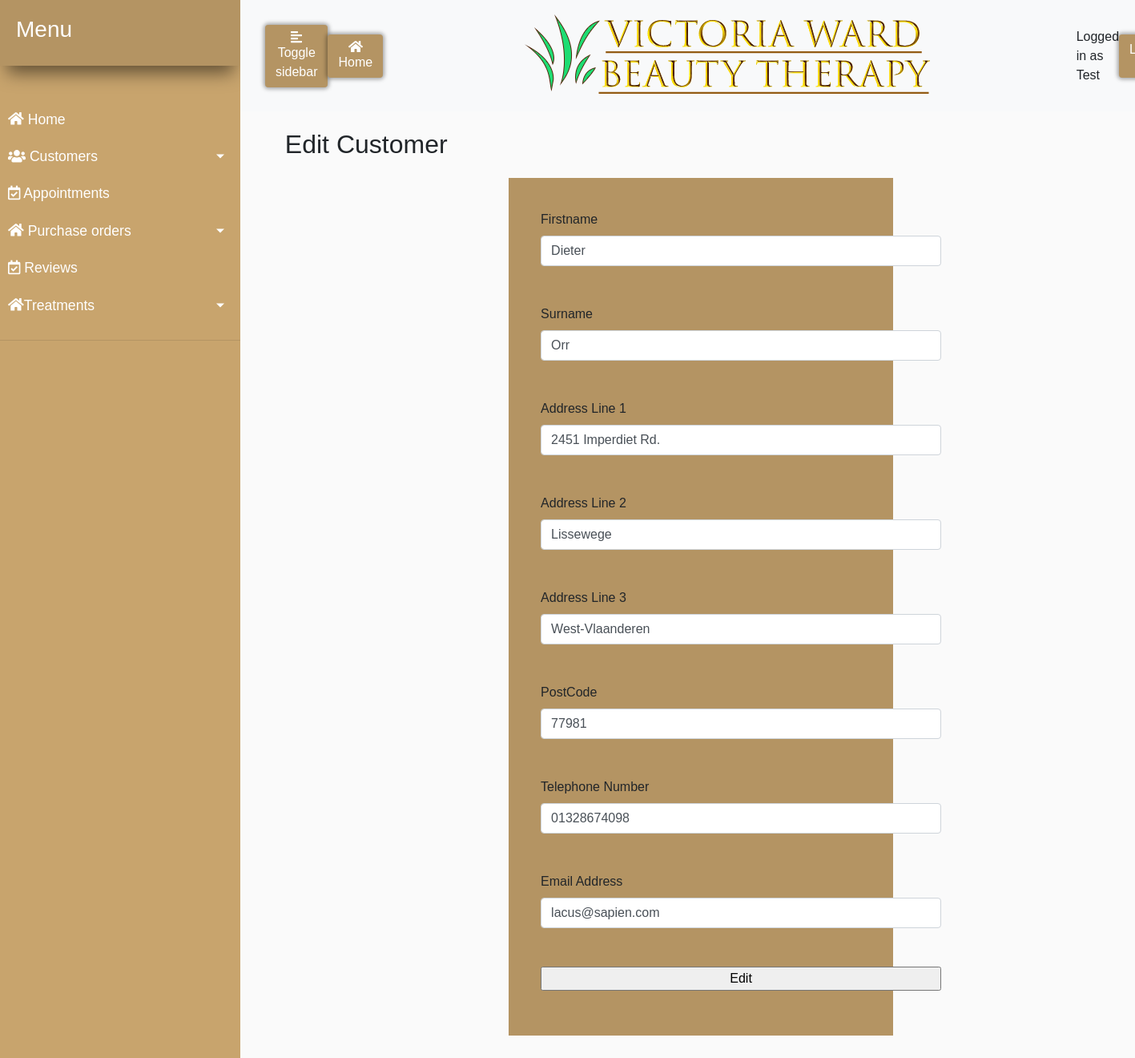
Page /websites/default/public/Customers/editCustomer.php?id=13 (signed in) on the committed database.
### tables this page shows
CREATE TABLE `User` (
  `idUser` int(11) NOT NULL AUTO_INCREMENT,
  `username` varchar(45) DEFAULT NULL,
  `password` varchar(45) DEFAULT NULL,
  PRIMARY KEY (`idUser`)
);

CREATE TABLE `Customers` (
  `idCustomers` int(11) NOT NULL AUTO_INCREMENT,
  `Firstname` varchar(45) DEFAULT NULL,
  `Surname` varchar(45) DEFAULT NULL,
  `Address_Line_1` varchar(45) DEFAULT NULL,
  `Address_Line_2` varchar(45) DEFAULT NULL,
  `Address_Line_3` varchar(45) DEFAULT NULL,
  `PostCode` varchar(45) DEFAULT NULL,
  `Telephone_Number` varchar(45) DEFAULT NULL,
  `Email_Address` varchar(45) DEFAULT NULL,
  `Archived` varchar(1) DEFAULT NULL,
  `Username` varchar(45) DEFAULT NULL,
  `Password` varchar(45) DEFAULT NULL,
  PRIMARY KEY (`idCustomers`)
);

### websites/default/public/Customers/editCustomer.php (the view, shortened to what this page needs)
<?php
if (isset($_SESSION['loggedin']) && $_SESSION['loggedin'] == true){
require "../config.php";
require '../header.php';
   $customer = $pdo->query('SELECT * FROM Customers WHERE idCustomers = '. $_GET['id'])->fetch()  ;
?>
<h2>Edit Customer</h2>
<div class="POForm">
            <form action="" method="POST" >
                <label>Firstname</label>
                <input class="form-control"  type="text" name="firstname" value="<?php echo $customer['Firstname']; ?>" /><br /><br />
                <label>Surname</label>
                <input class="form-control"  type="text" name="surname" value="<?php echo $customer['Surname']; ?>" /><br /><br />
                <label>Address Line 1</label>
                <input class="form-control"  type="text" name="addline1" value="<?php echo $customer['Address_Line_1']; ?>" /><br /><br />
                <label>Address Line 2</label>
                <input class="form-control"  type="text" name="addline2" value="<?php echo $customer['Address_Line_2']; ?>" /><br /><br />
                <label>Address Line 3</label>
                <input class="form-control"  type="text" name="addline3" value="<?php echo $customer['Address_Line_3']; ?>" /><br /><br />
                <label>PostCode</label>
                <input class="form-control"  type="text" name="postcode" value="<?php echo $customer['PostCode']; ?>" /><br /><br />
                <label>Telephone Number</label>
                <input class="form-control"  type="text" name="telephonenumber" value="<?php echo $customer['Telephone_Number']; ?>" /><br /><br />
                <label>Email Address</label>
                <input class="form-control"  type="text" name="emailaddress" value="<?php echo $customer['Email_Address']; ?>" /><br /><br />
              <input type="submit" name="edit" value="Edit"  />
              </form>
</div>
<?php
}
else{
  header("location:../login.php");
}
?>

### websites/default/public/header.php (shortened to what this page needs)
<?php
if($_SESSION['loggedin']==true){
$results = $pdo->query('SELECT * FROM User');
}
?>
<head>
  <link rel="stylesheet" href="https://stackpath.bootstrapcdn.com/bootstrap/4.3.1/css/bootstrap.min.css">
    <link rel="stylesheet" href="../style.css">
<link rel="stylesheet" href="https://use.fontawesome.com/releases/v5.8.0/css/all.css">
</head>
<body>
<div class="wrapper">
  <nav id="sidebar">
<div class="sidebar-header">
  <h3>Menu</h3>
</div>
<br />
  <ul class="list-unstyled components">
    <li><a href="../Home.php"><i class="fas fa-home"></i>      Home</a></li>
    <li >
<a href="#pageSubmenu" data-toggle="collapse" aria-expanded="false" class="dropdown-toggle"><i class="fas fa-users"></i>      Customers</a>
</li>
    <li>
    <a href="../Appointments/appointments.php"><i class="far fa-calendar-check"></i></i>      Appointments</a></li>
    <li>
  <a href="#page2Submenu" data-toggle="collapse" aria-expanded="false" class="dropdown-toggle"><i class="fas fa-home"></i>    Purchase orders</a>
    </li>
  <li><a href="../Reviews/reviews.php"><i class="far fa-calendar-check"></i></i>      Reviews</a></li>
    <li >
                   <a href="#homeSubmenu" data-toggle="collapse" aria-expanded="false" class="dropdown-toggle"><i class="fas fa-home"></i>Treatments</a>
               </li>
  </ul>
  </nav>
<div id="content">
  <nav class="navbar navbar-expand-lg navbar-light bg-light">
    <div class="container-fluid">
      <button type="button" id="sidebarCollapse" class="btn">
        <i class="fas fa-align-left"></i>
        <span>Toggle sidebar</span>
      </button>
      <button type="button" id="home" class="btn">
        <i class="fas fa-home"></i>
        <span  class="glyphicon glyphicon-home"><a href="../Home.php">Home</a></span>
      </button>
<img class="logo" src="../images/logo.png" />
<a class="log">Logged in as
  <?php
if ($_SESSION['loggedin'] = true){
  foreach($results as $rows){
  echo $rows['username'] ;
}}
else{
  $_SESSION['loggedin'] = false ;
} ?> </a>
<button type="button" class="btn">
  <span><a href="../logout.php">Logout</a></span>
</button>
    </div>
  </nav>

### websites/default/public/style.css (style rules this page uses)
.wrapper { display: flex; box-shadow: 10px 10px 22px -8px rgba(0,0,0,0.87); }
#sidebar { min-width: 300px; max-width: 300px; min-height:100vh; }
a[data-toggle="collapse"] { position: relative; }
.dropdown-toggle::after { display: block; position: absolute; top: 50%; right: 20px; transform: translateY(-50%); }
body { font-family: 'Poppins', sans-serif; background: #fafafa; }
a, a:hover, a:focus { color: inherit; transition: all 0.3s; }
#sidebar { background: #c8a46d; color: #fff; transition: all 0.3s; }
#sidebar .sidebar-header { padding: 20px; background: #b49463; box-shadow: 0px 18px 21px -9px rgba(0,0,0,0.51); }
#sidebar ul.components { padding: 20px 0; border-bottom: 1px solid #b49463; }
#sidebar ul li a { padding: 10px; font-size: 1.1em; display: block; }
.logo { align-items:center; justify-content:center; margin-right: 15%; text-align: center; }
#content { width: 100%; }
.log { justify-content: flex-end; }
.btn { background-color: #b49463; color:white; box-shadow: 0px 0px 5px 2px rgba(0,0,0,0.34); }
#home { justify-content: flex-start; margin-right: 15%; }
h2 { margin-left: 5%; margin-top: 2%; }
.POForm { display: flex; background-color: #b49463; width: 60vh; padding: 40px; margin-left: 30%; min-height: 50vh; margin-top: 2%; margin-bottom: 5%; }
.POForm input { width: 500px; }

### rows in the picture
user: username "Test"
customers: firstname "Dieter", surname "Orr", addline1 "2451 Imperdiet Rd.", addline2 "Lissewege", addline3 "West-Vlaanderen", postcode "77981", telephonenumber "01328674098", emailaddress "lacus@sapien.com"
